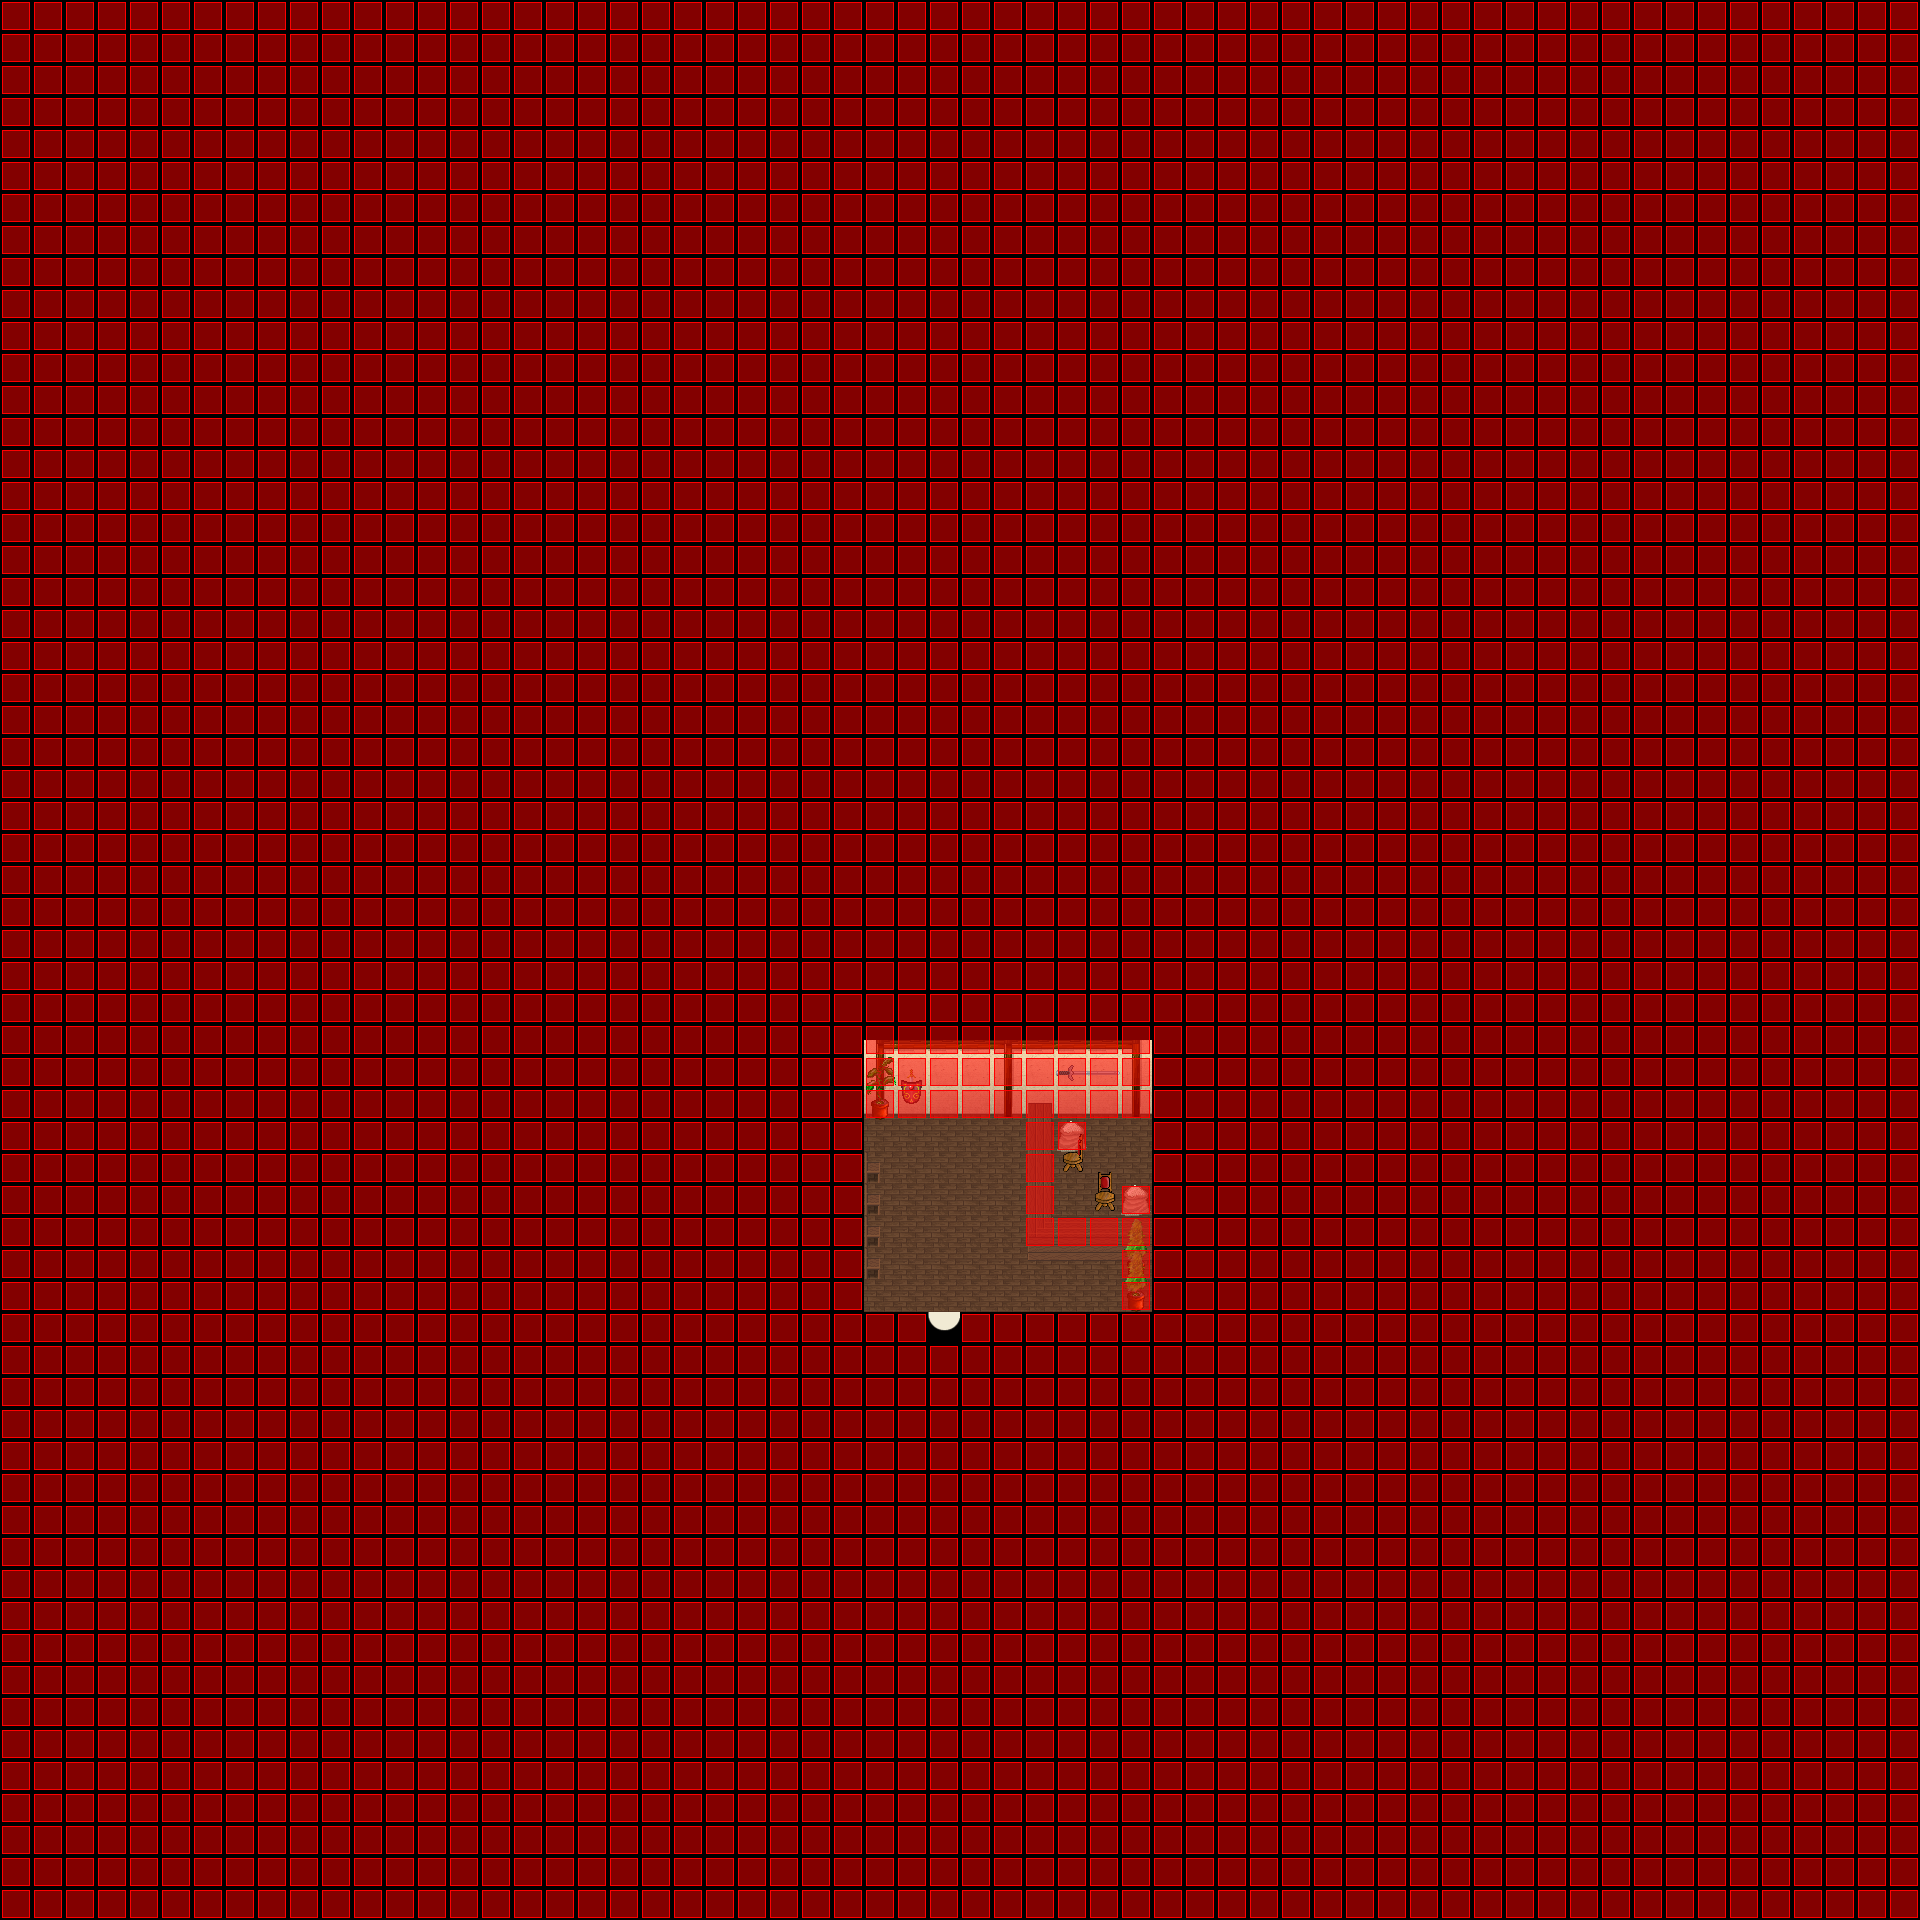

Rendered tile map (Tiled .tmx) drawn with the repository's tilesets; below, a short description and the map source with its tile grids summarised:
An orthogonal 60x60 tile map with 32x32 px tiles, 6 tile layers (Ground, Ground, Ground, Fringe, ...), 6 tilesets and 2 objects (SCRIPT, WARP).

<map version="1.0" orientation="orthogonal" width="60" height="60" tilewidth="32" tileheight="32">
 <properties>
  <property name="music" value="faith.ogg" />
 </properties>
 <tileset firstgid="1" name="indoor3_32_32" tilewidth="32" tileheight="32">
  <image source="../graphics/tiles/indoor3_32_32.png" width="1024" height="1024" />
 </tileset>
 <tileset firstgid="1025" name="indoor2_32_32" tilewidth="32" tileheight="32">
  <image source="../graphics/tiles/indoor2_32_32.png" width="1024" height="1024" />
 </tileset>
 <tileset firstgid="2049" name="collision1_32_32" tilewidth="32" tileheight="32">
  <image source="../graphics/tiles/collision1_32_32.png" width="1024" height="1024" />
 </tileset>
 <tileset firstgid="3073" name="desert1_32_32" tilewidth="32" tileheight="32">
  <image source="../graphics/tiles/desert1_32_32.png" width="1024" height="1024" />
 </tileset>
 <tileset firstgid="4097" name="indoor2_32_64" tilewidth="32" tileheight="64">
  <image source="../graphics/tiles/indoor2_32_64.png" width="1024" height="1024" />
 </tileset>
 <tileset firstgid="4609" name="indoor2_32_96" tilewidth="32" tileheight="96">
  <image source="../graphics/tiles/indoor2_32_96.png" width="1024" height="960" />
 </tileset>
 <layer name="Ground" width="60" height="60">
  <data>[3600 cells, 3600 non-empty, 3 distinct tile ids]</data>
 </layer>
 <layer name="Ground" width="60" height="60">
  <data>[3600 cells, 27 non-empty, 8 distinct tile ids]</data>
 </layer>
 <layer name="Ground" width="60" height="60">
  <data>[3600 cells, 22 non-empty, 12 distinct tile ids]</data>
 </layer>
 <layer name="Fringe" width="60" height="60">
  <data>[3600 cells, 5 non-empty, 4 distinct tile ids]</data>
 </layer>
 <layer name="Over" width="60" height="60">
  <data>[3600 cells, 0 non-empty, 0 distinct tile ids]</data>
 </layer>
 <layer name="Collision" width="60" height="60">
  <data>[3600 cells, 3556 non-empty, 1 distinct tile ids]</data>
 </layer>
 <objectgroup name="Object" width="60" height="60">
  <object name="External Map Events" type="SCRIPT" x="0" y="0">
   <properties>
    <property name="FILENAME" value="scripts/maps/iw-lauria-bank-o00-o00-o00.lua" />
   </properties>
  </object>
  <object name="Warp to ow-p2-p4" type="WARP" x="928" y="1312" width="32" height="32">
   <properties>
    <property name="DEST_MAP" value="ow-p0002-p0004-o0000" />
    <property name="DEST_X" value="5072" />
    <property name="DEST_Y" value="3296" />
   </properties>
  </object>
 </objectgroup>
</map>
